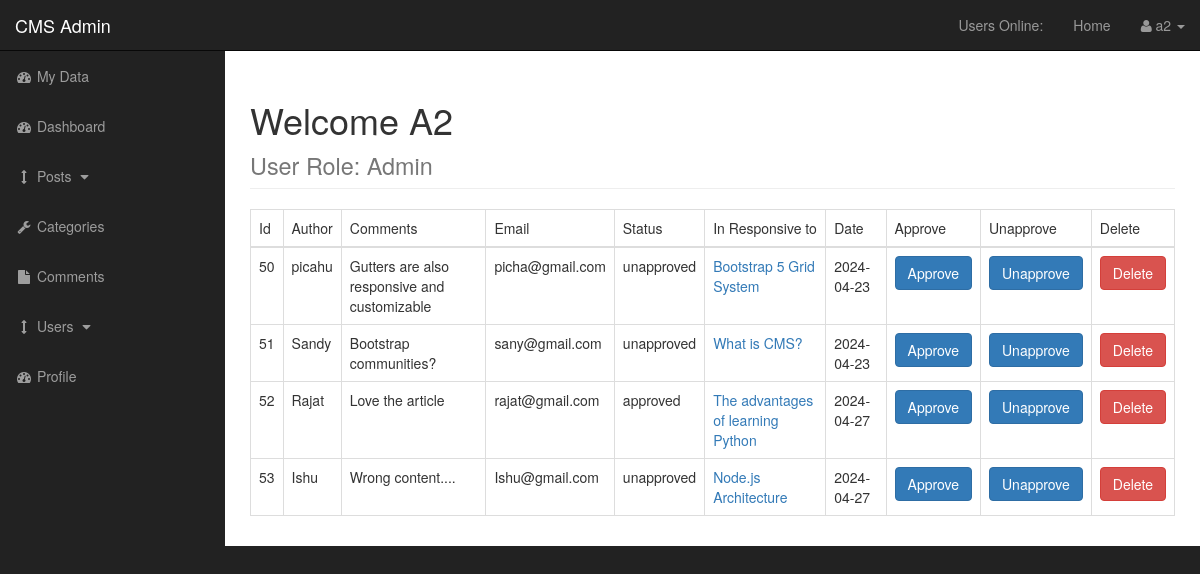
Screenshot of /admin/comments.php (signed in) with the database file from the repository.
### tables this page shows
CREATE TABLE `comments` (
  `comment_id` int(3) NOT NULL,
  `comment_post_id` int(3) NOT NULL,
  `comment_author` varchar(255) NOT NULL,
  `comment_email` varchar(255) NOT NULL,
  `comment_content` text NOT NULL,
  `comment_status` varchar(255) NOT NULL,
  `comment_date` date NOT NULL
);

CREATE TABLE `posts` (
  `post_id` int(3) NOT NULL,
  `post_category_id` int(3) NOT NULL,
  `user_id` int(11) NOT NULL,
  `post_title` varchar(255) NOT NULL,
  `post_author` varchar(255) NOT NULL,
  `post_user` varchar(255) NOT NULL,
  `post_date` date NOT NULL,
  `post_image` text NOT NULL,
  `post_content` varchar(5000) NOT NULL,
  `post_tags` varchar(255) NOT NULL,
  `post_comment_count` int(11) NOT NULL,
  `post_status` varchar(255) NOT NULL DEFAULT 'draft',
  `post_views_count` int(11) NOT NULL,
  `likes` int(11) NOT NULL
);

### admin/includes/view_all_comments.php (the view, shortened to what this page needs)
<table class="table table-bordered table-hover">
    <thread>
        <tr>
            <td>Id</td>
            <td>Author</td>
            <td>Comments</td>
            <td>Email</td>
            <td>Status</td>
            <td>In Responsive to</td>
            <td>Date</td>
            <td>Approve</td>
            <td>Unapprove</td>
            <td>Delete</td>
        </tr>
    </thread>
    <tbody>
    <?php
    $query = "SELECT * FROM comments";
    $select_comments = mysqli_query($connection, $query);
    while($row = mysqli_fetch_assoc($select_comments)) {
        $comment_id             = $row['comment_id'];
        $comment_post_id        = $row['comment_post_id'];
        $comment_author         = $row['comment_author'];
        $comment_content        = $row['comment_content'];
        $comment_email          = $row['comment_email'];
        $comment_status         = $row['comment_status'];
        $comment_date           = $row['comment_date'];
        echo "<tr>";
            echo "<td> $comment_id </td>";
            echo "<td> $comment_author </td>";
            echo "<td> $comment_content </td>";
            echo "<td> $comment_email </td>";
            echo "<td> $comment_status </td>";
            $query = "SELECT * FROM posts WHERE post_id = $comment_post_id ";
            $select_post_id_query = mysqli_query($connection, $query);
            while($row = mysqli_fetch_assoc($select_post_id_query)) {
                $post_id    = $row['post_id'];
                $post_title = $row['post_title'];
                echo "<td> <a href='../post.php?p_id=$post_id'>$post_title</a> </td>";
            }
            echo "<td> $comment_date </td>";
            echo "<td> <a class='btn btn-primary' href='comments.php?approve=$comment_id'>Approve</a> </td>";
            echo "<td> <a class='btn btn-primary' href='comments.php?unapprove=$comment_id'>Unapprove</a> </td>";
            echo "<td> <a class='btn btn-danger' href='comments.php?delete=$comment_id'>Delete</a> </td>";
            echo "</tr>";
    }
    ?>
    </tbody>
</table>

### admin/css/sb-admin.css (style rules this page uses)
body { margin-top: 100px; background-color: #222; }
@media (min-width:768px) { body { margin-top: 50px; } }

### rows the page displays
comments: comment_id "50", comment_author "picahu", comment_content "Gutters are also responsive and customizable", comment_email "picha@gmail.com", comment_status "unapproved", comment_date "2024-04-23"
posts: post_title "Bootstrap 5 Grid System"
comments: comment_id "51", comment_author "Sandy", comment_content "Bootstrap communities?", comment_email "sany@gmail.com", comment_status "unapproved", comment_date "2024-04-23"
posts: post_title "What is CMS?"
comments: comment_id "52", comment_author "Rajat", comment_content "Love the article", comment_email "rajat@gmail.com", comment_status "approved", comment_date "2024-04-27"
posts: post_title "The advantages of learning Python"
comments: comment_id "53", comment_author "Ishu", comment_content "Wrong content....", comment_email "Ishu@gmail.com", comment_status "unapproved", comment_date "2024-04-27"
posts: post_title "Node.js Architecture"

### other values shown
$_SESSION['username'] "a2"
get_user_name() "A2"
